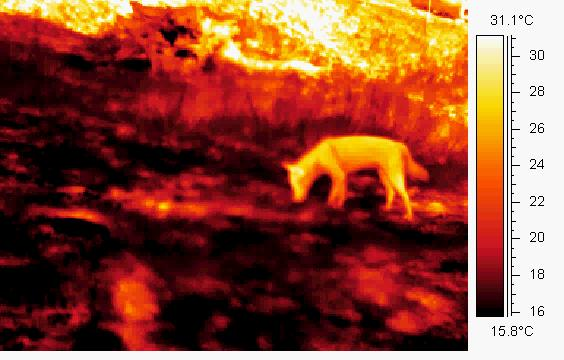
#> input picture Week4/DINGO3_Frame0.jpg, 564 x 360 px
$ jupyter execute CVIA_lab_wk4_code1.ipynb
#> lines starting #> are read from the running program, lines starting #| are printed output that depends on the picture; after the words box and inside, x2 and y2 are one past the last pixel; in counts of white or black regions, pixels touching at a corner belong together
[cell 1]
# CVIA Lab Week 4 - Code Example 1: Background Subtraction (Image Segmentation)
# Author: Min Wang
# Created: 2026/02/26

# Import libraries
import cv2
import numpy as np
import os
import matplotlib.pyplot as plt

# ---------------------------
# Step 1: Load images
# ---------------------------
input_img = cv2.imread("DINGO3_Frame0.jpg")
#> input_img is the input picture: shape (360, 564, 3); mean B, G, R 54, 75.4, 142.6
background_img = cv2.imread("DINGO3_Background.jpg")
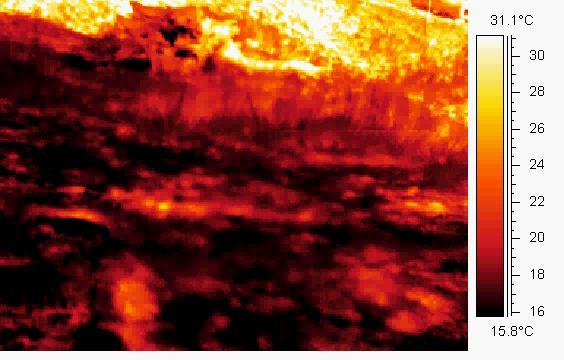
#> input picture Week4/DINGO3_Background.jpg, 564 x 360 px
#> background_img is the input picture: shape (360, 564, 3); mean B, G, R 54.6, 71.8, 139.1

input_img = cv2.cvtColor(input_img, cv2.COLOR_BGR2RGB)
background_img = cv2.cvtColor(background_img, cv2.COLOR_BGR2RGB)
# ---------------------------
# Step 2: Convert to Grayscale
# ---------------------------
gray_input = cv2.cvtColor(input_img, cv2.COLOR_BGR2GRAY)
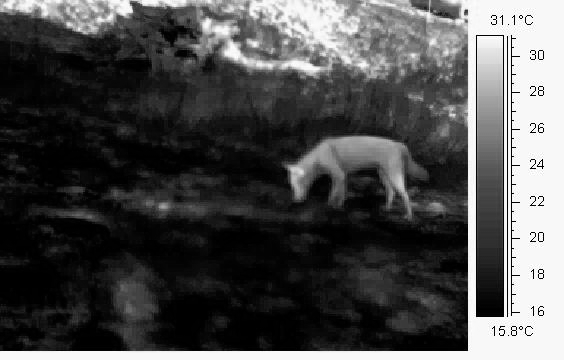
#> gray_input: shape (360, 564); min 0, max 255, mean 76.7
gray_background = cv2.cvtColor(background_img, cv2.COLOR_BGR2GRAY)
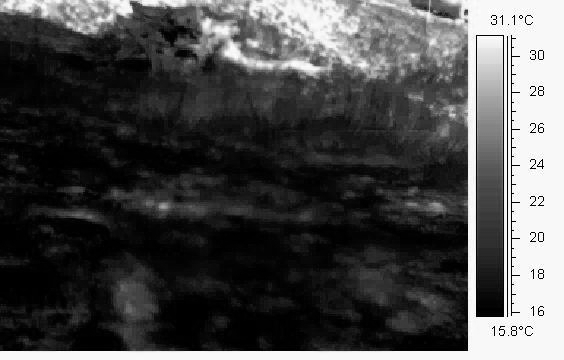
#> gray_background: shape (360, 564); min 0, max 255, mean 74.3

# ---------------------------
# Step 3: Compute Difference Image
# ---------------------------
diff_img = cv2.absdiff(gray_input, gray_background)
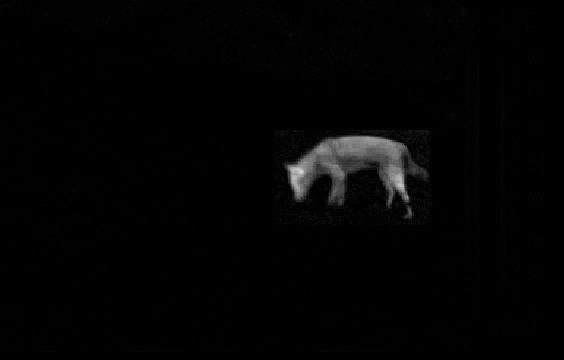
#> diff_img: shape (360, 564); min 0, max 216, mean 3.4

# plot images
plt.figure(figsize=(12, 6))
plt.subplot(1, 3, 1)
plt.imshow(background_img)
plt.title("Background Image")
plt.axis('off')

plt.subplot(1, 3, 2)
plt.imshow(input_img)
plt.title("Current Frame")
plt.axis('off')

plt.subplot(1, 3, 3)
plt.imshow(diff_img)
plt.title("Difference")
plt.axis('off')

[cell 2]
# ---------------------------
# Step 4: Thresholding
# ---------------------------

# This converts a grayscale image into a binary image. Try different threshold values
threshold_value = 40
_, binary_mask = cv2.threshold(
    diff_img,
    threshold_value,
    255,
    cv2.THRESH_BINARY
)
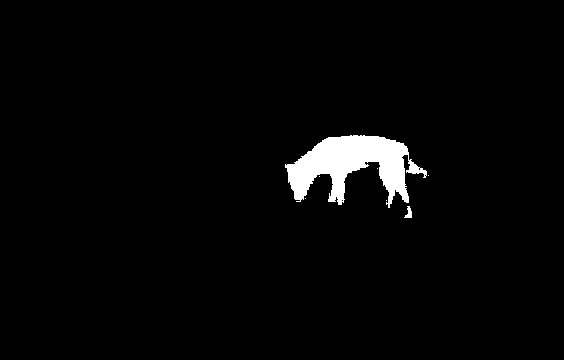
#> binary_mask: shape (360, 564); 2.6% white; 7 white regions (5 under 20 px), largest, box (x1, y1, x2, y2) and area: (285, 135, 427, 208) 5120, (404, 206, 412, 218) 55

# plot images
plt.figure(figsize=(12, 6))
plt.subplot(1, 4, 1)
plt.imshow(background_img)
plt.title("Background Image")
plt.axis('off')

plt.subplot(1, 4, 2)
plt.imshow(input_img)
plt.title("Current Frame")
plt.axis('off')

plt.subplot(1, 4, 3)
plt.imshow(diff_img, cmap='gray')
plt.title("Difference")
plt.axis('off')

plt.subplot(1, 4, 4)
plt.imshow(binary_mask, cmap='gray')
plt.title("Binary Mask")
plt.axis('off')

[cell 3]
# ---------------------------
# Step 5: Morphological Operations (new)
# ---------------------------

# Create the structuring element, try different kernel sizes
kernel = cv2.getStructuringElement(
    cv2.MORPH_ELLIPSE,
    (5, 5)
)

# Perform dilation, then observe how foreground regions grow:
dilated = cv2.dilate(binary_mask, kernel)
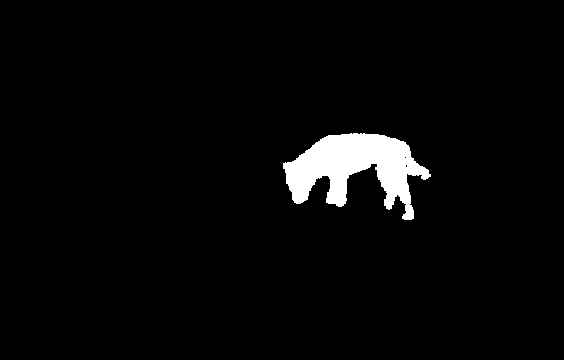
#> dilated: shape (360, 564); 3.2% white; 1 white region, box (x1, y1, x2, y2) and area: (283, 133, 431, 220) 6502

# Perform erosion, then observe how noise is removed:
eroded = cv2.erode(dilated, kernel)
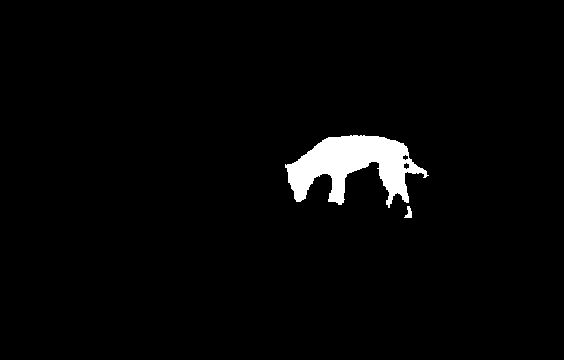
#> eroded: shape (360, 564); 2.6% white; 2 white regions, box (x1, y1, x2, y2) and area: (285, 135, 429, 208) 5259, (404, 206, 412, 218) 56

# Apply dilation and erosion together
clean_mask = cv2.morphologyEx(
    binary_mask,
    cv2.MORPH_CLOSE,
    kernel
)

# plot images
plt.figure(figsize=(12, 6))
plt.subplot(1, 4, 1)
plt.imshow(binary_mask)
plt.title("Binary Mask")
plt.axis('off')

plt.subplot(1, 4, 2)
plt.imshow(dilated)
plt.title("Dilated")
plt.axis('off')

plt.subplot(1, 4, 3)
plt.imshow(eroded)
plt.title("Eroded")
plt.axis('off')

plt.subplot(1, 4, 4)
plt.imshow(clean_mask)
plt.title("Clean Mask")
plt.axis('off')

[cell 4]
# ---------------------------
# Step 6: Applying the Binary Mask
# ---------------------------

# Method 1 — Elementwise Multiplication (Recommended)
mask_3ch = cv2.cvtColor(clean_mask, cv2.COLOR_GRAY2BGR) / 255.0
cut_out_img = (input_img * mask_3ch).astype(np.uint8)
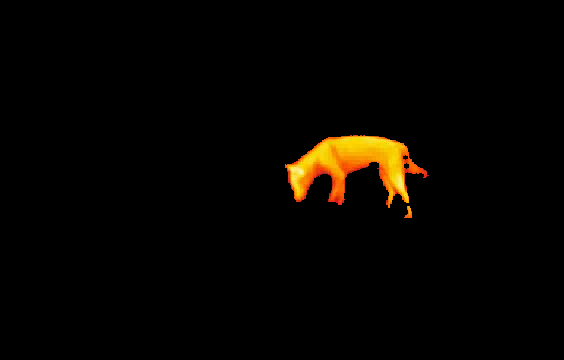
#> cut_out_img: shape (360, 564, 3); mean R, G, B 6.4, 4, 0.3

# Method 2 — Using Loops (not recommended, why? ---- slow, inefficient)
result = input_img.copy()

for y in range(clean_mask.shape[0]):
    for x in range(clean_mask.shape[1]):
        if clean_mask[y, x] == 0:
            result[y, x] = 0

# plot images
plt.figure(figsize=(12, 6))
plt.subplot(1, 4, 1)
plt.imshow(input_img)
plt.title("Original Image")
plt.axis('off')

plt.subplot(1, 4, 2)
plt.imshow(clean_mask)
plt.title("Clean Mask")
plt.axis('off')

plt.subplot(1, 4, 3)
plt.imshow(cut_out_img)
plt.title("Cut-out Image (method 1)")
plt.axis('off')

plt.subplot(1, 4, 4)
plt.imshow(result)
plt.title("Cut-out Image (method 2)")
plt.axis('off')
